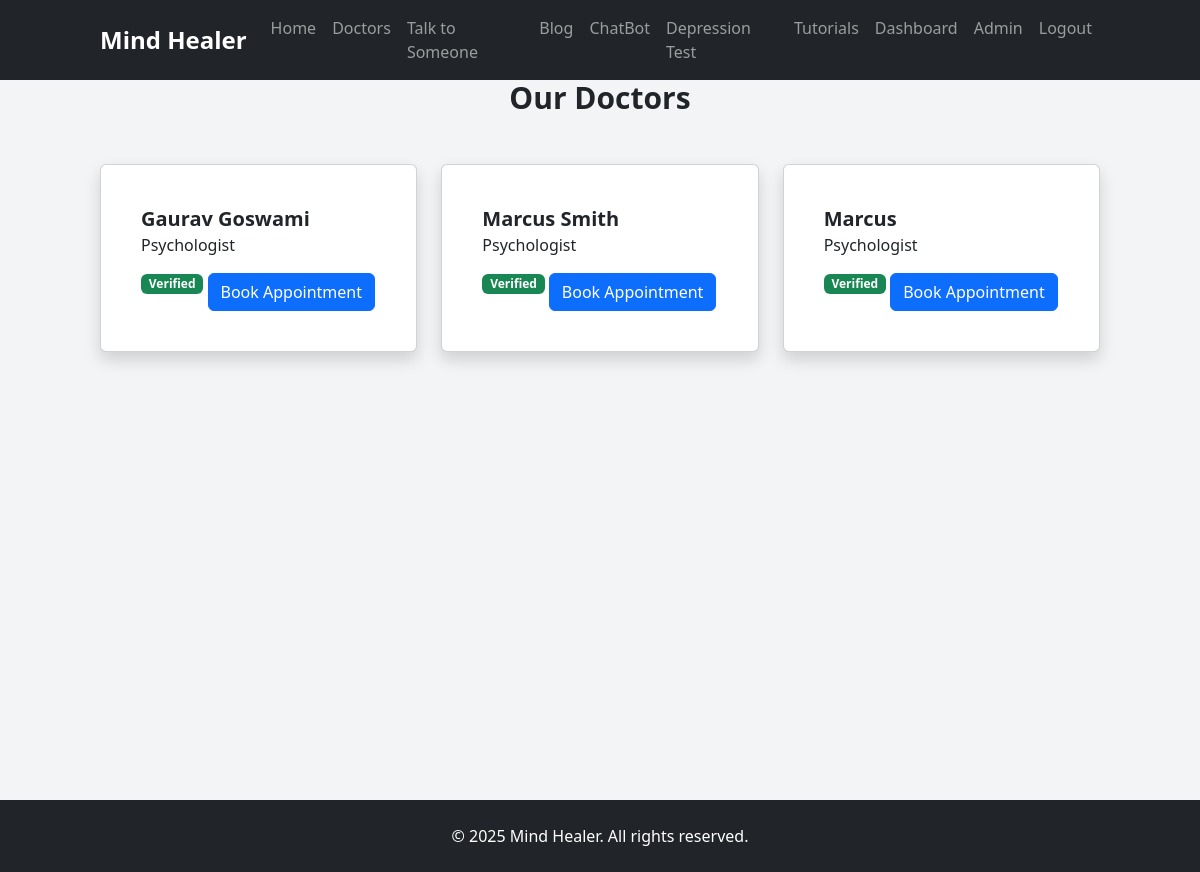
The page /doctors.php (signed in) on the database its author committed.
### tables this page shows
CREATE TABLE `doctors` (
  `id` int(11) NOT NULL,
  `user_id` int(11) NOT NULL,
  `name` varchar(100) NOT NULL,
  `specialization` varchar(100) NOT NULL,
  `image` varchar(255) DEFAULT NULL,
  `is_verified` tinyint(1) DEFAULT 0,
  `created_at` timestamp NOT NULL DEFAULT current_timestamp()
);

### doctors.php (the view, shortened to what this page needs)
<?php
include 'includes/db_connect.php';
include 'includes/header.php';
$result = $conn->query("SELECT d.id, d.name, d.specialization, d.image, d.is_verified FROM doctors d JOIN users u ON d.user_id = u.id");
?>
<!DOCTYPE html>
<html lang="en">
<head>
    <link href="https://cdn.jsdelivr.net/npm/bootstrap@5.3.3/dist/css/bootstrap.min.css" rel="stylesheet">
    <link href="https://cdn.jsdelivr.net/npm/tailwindcss@2.2.19/dist/tailwind.min.css" rel="stylesheet">
    <link href="css/styles.css" rel="stylesheet">
</head>
<body class="bg-gray-100">
    <section class="full-screen">
        <div class="container">
            <h2 class="text-3xl font-bold text-center mb-5">Our Doctors</h2>
            <div class="row">
                <?php while ($doctor = $result->fetch_assoc()): ?>
                    <div class="col-md-4 mb-4">
                        <div class="card shadow p-4">
                            <div class="card-body">
                                <h3 class="text-xl font-semibold"><?php echo $doctor['name']; ?></h3>
                                <p><?php echo $doctor['specialization']; ?></p>
                                <span class="badge <?php echo $doctor['is_verified'] ? 'bg-success' : 'bg-warning'; ?>">
                                    <?php echo $doctor['is_verified'] ? 'Verified' : 'Unverified'; ?>
                                </span>
                                <button class="btn btn-primary mt-3" data-bs-toggle="modal" data-bs-target="#bookModal<?php echo $doctor['id']; ?>">Book Appointment</button>
                            </div>
                        </div>
                    </div>
                <?php endwhile; ?>
            </div>
        </div>
    </section>
    <?php include 'includes/footer.php'; ?>
</body>
</html>

### css/styles.css (style rules this page uses)
body, html { height: 100%; margin: 0; overflow-x: hidden; }
.full-screen { min-height: 100vh; padding-top: 80px; }
.card { transition: transform 0.3s ease; }

### rows shown on the page
doctors: name "Gaurav Goswami", specialization "Psychologist", is_verified "Verified"
doctors: name "Marcus Smith", specialization "Psychologist", is_verified "Verified"
doctors: name "Marcus", specialization "Psychologist", is_verified "Verified"
